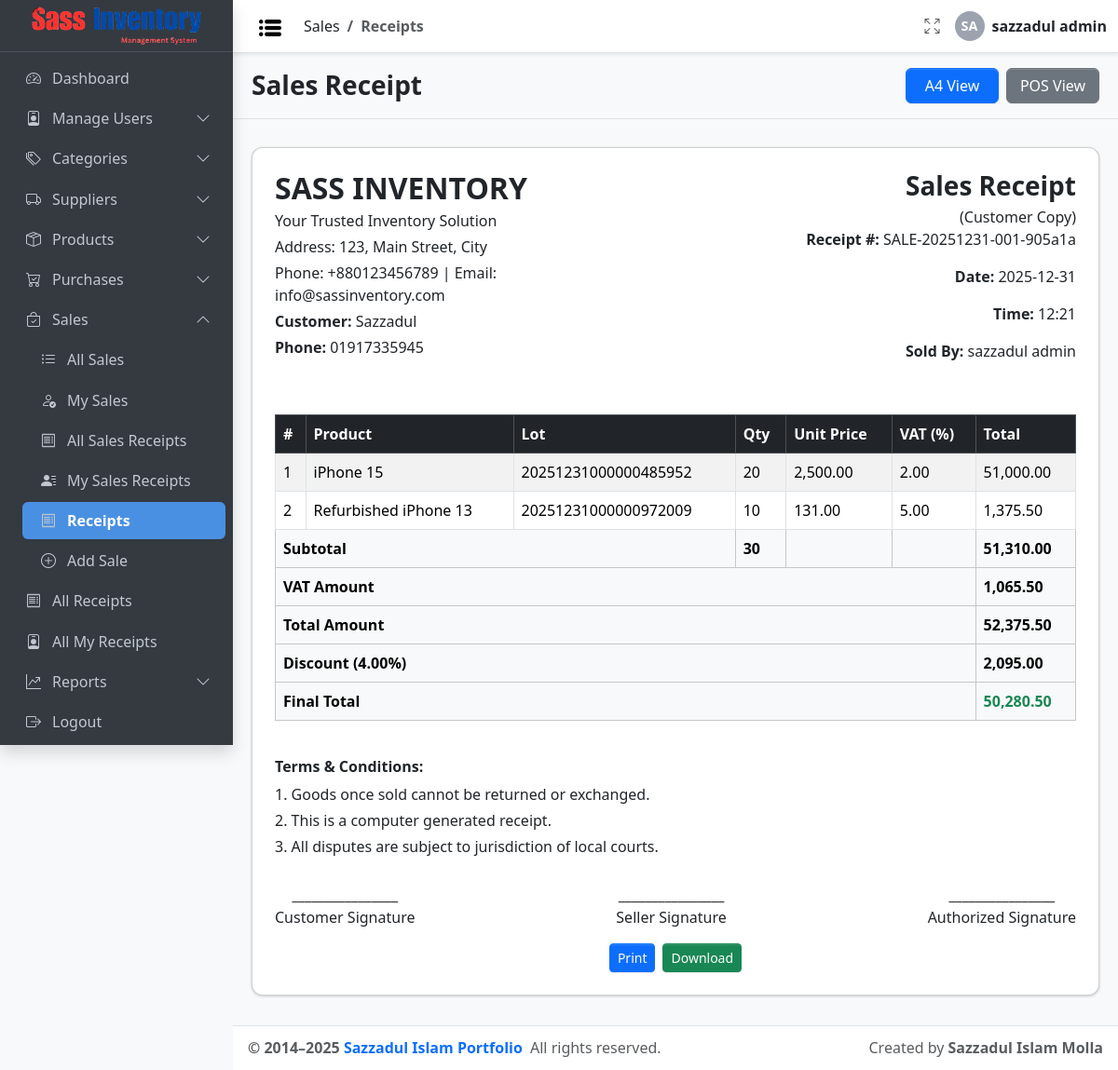
The app's page /sales/receipt.php?id=57 (signed in) with its own data.
### tables this page shows
CREATE TABLE `sale` (
  `id` int(11) NOT NULL,
  `product_id` int(11) NOT NULL,
  `lot` varchar(50) DEFAULT NULL,
  `quantity` int(11) NOT NULL,
  `sale_price` decimal(10,2) DEFAULT NULL,
  `vat_percent` decimal(5,2) DEFAULT 0.00,
  `sale_date` date DEFAULT curdate(),
  `created_at` timestamp NOT NULL DEFAULT current_timestamp(),
  `updated_at` timestamp NOT NULL DEFAULT current_timestamp() COMMENT 'Auto-update on record change',
  `receipt_id` int(11) DEFAULT NULL,
  `sold_by` int(11) NOT NULL COMMENT 'FK to user.id',
  `buyer_name` varchar(100) DEFAULT NULL,
  `buyer_phone` varchar(20) DEFAULT NULL
);

CREATE TABLE `receipt` (
  `id` int(11) NOT NULL,
  `receipt_number` varchar(50) NOT NULL,
  `type` enum('purchase','sale') NOT NULL,
  `total_amount` decimal(12,2) NOT NULL DEFAULT 0.00,
  `discount_value` decimal(12,2) DEFAULT 0.00,
  `created_by` int(11) NOT NULL,
  `created_at` timestamp NOT NULL DEFAULT current_timestamp(),
  `updated_at` timestamp NOT NULL DEFAULT current_timestamp() ON UPDATE current_timestamp()
);

CREATE TABLE `user` (
  `id` int(11) NOT NULL,
  `username` varchar(100) NOT NULL,
  `password` text DEFAULT NULL COMMENT 'Password must be hashed',
  `email` varchar(100) DEFAULT NULL,
  `role_id` int(11) NOT NULL COMMENT 'FK to role.id',
  `created_at` timestamp NOT NULL DEFAULT current_timestamp(),
  `updated_at` timestamp NOT NULL DEFAULT current_timestamp() COMMENT 'Auto-update on record change'
);

CREATE TABLE `product` (
  `id` int(11) NOT NULL,
  `name` varchar(100) NOT NULL,
  `sku` varchar(50) NOT NULL,
  `status` enum('active','inactive') NOT NULL DEFAULT 'active',
  `category_id` int(11) DEFAULT NULL COMMENT 'Nullable — ON DELETE SET NULL',
  `subcategory_id` int(11) DEFAULT NULL,
  `supplier_id` int(11) DEFAULT NULL COMMENT 'Nullable — ON DELETE SET NULL',
  `cost_price` decimal(10,2) NOT NULL,
  `selling_price` decimal(10,2) NOT NULL,
  `vat` decimal(5,2) NOT NULL DEFAULT 0.00,
  `price` decimal(10,2) NOT NULL,
  `quantity_in_stock` int(11) DEFAULT 0,
  `low_stock_limit` int(11) DEFAULT NULL,
  `description` text DEFAULT NULL,
  `image` varchar(255) DEFAULT NULL,
  `created_at` timestamp NOT NULL DEFAULT current_timestamp(),
  `updated_at` timestamp NOT NULL DEFAULT current_timestamp() COMMENT 'Auto-update on record change'
);

### config/db_config.php (called while the page is built, shortened)
<?php
$Project_URL = "http://localhost/Sass_Inventory_Management/";

### sales/receipt.php (the view, shortened to what this page needs)
<?php
include_once __DIR__ . '/../config/auth_guard.php';
?>
<!doctype html>
<html lang="en">
<head>
  <link rel="stylesheet"
    href="https://cdn.jsdelivr.net/npm/@fontsource/source-sans-3@5.0.12/index.css"
    media="print" onload="this.media='all'" />
  <link rel="stylesheet" href="https://cdn.jsdelivr.net/npm/bootstrap-icons@1.13.1/font/bootstrap-icons.min.css" />
  <link rel="stylesheet" href="https://cdn.jsdelivr.net/npm/bootstrap@5.3.7/dist/css/bootstrap.min.css">
  <link rel="stylesheet" href="<?= $Project_URL ?>/css/adminlte.css" />
</head>
<?php
$receiptId = isset($_GET['id']) ? intval($_GET['id']) : 0;
$conn = connectDB();
$stmt = $conn->prepare("
    SELECT r.*, u.username AS seller_name
    FROM receipt r
    LEFT JOIN user u ON r.created_by = u.id
    WHERE r.id = ?
");
$stmt->bind_param("i", $receiptId);
$stmt->execute();
$receipt = $stmt->get_result()->fetch_assoc();
$stmt = $conn->prepare("
    SELECT
        s.*,
        pr.name AS product_name,
        s.lot,
        s.quantity,
        s.sale_price,
        s.vat_percent,
        s.buyer_name,
        s.buyer_phone,
        s.sale_date
    FROM sale s
    LEFT JOIN product pr ON s.product_id = pr.id
    WHERE s.receipt_id = ?
    ORDER BY s.id ASC
");
$stmt->bind_param("i", $receiptId);
$stmt->execute();
$saleItems = $stmt->get_result()->fetch_all(MYSQLI_ASSOC);
$totalQty = 0;
$totalAmount = 0;
$totalVat = 0;
$subTotal = 0;
foreach ($saleItems as $item) {
  $qty = (int)$item['quantity'];
  $unitPrice = (float)$item['sale_price'];
  $vatPercent = (float)($item['vat_percent'] ?? 0);
  $itemSubtotal = $qty * $unitPrice;
  $itemVat = $itemSubtotal * ($vatPercent / 100);
  $itemTotal = $itemSubtotal + $itemVat;
  $totalQty += $qty;
  $subTotal += $itemSubtotal;
  $totalVat += $itemVat;
  $totalAmount += $itemTotal;
}
$discountValue = floatval($receipt['discount_value'] ?? 0);
$finalTotal = $totalAmount - $discountValue;
$buyerName = $saleItems[0]['buyer_name'] ?? '';
$buyerPhone = $saleItems[0]['buyer_phone'] ?? '';
$saleDate = $saleItems[0]['sale_date'] ?? $receipt['created_at'];
?>
<body class="layout-fixed sidebar-expand-lg bg-body-tertiary">
  <div class="app-wrapper">
    <?php include_once '../Inc/Navbar.php'; ?>
    <?php include_once '../Inc/Sidebar.php'; ?>
    <main class="app-main">
      <div class="app-content-header py-3 border-bottom">
        <div class="container-fluid d-flex justify-content-between align-items-center flex-wrap">
          <h3 class="mb-0" style="font-weight: 800;">Sales Receipt</h3>
          <div class="d-flex gap-2">
            <button id="btnA4" class="btn btn-primary" style="width: 100px;">A4 View</button>
            <button id="btnPOS" class="btn btn-secondary" style="width: 100px;">POS View</button>
          </div>
        </div>
      </div>
      <div id="a4View" class="card p-4">
        <div class="row mb-4">
          <div class="col-md-6">
            <h2 class="fw-bold mb-1"><?= strtoupper($Project_Name ?? 'Sass Inventory') ?></h2>
            <p class="mb-1">Your Trusted Inventory Solution</p>
            <p class="mb-1">Address: 123, Main Street, City</p>
            <p class="mb-1">Phone: +880123456789 | Email: info@sassinventory.com</p>
            <p class="mb-1"><strong>Customer:</strong> <?= htmlspecialchars($buyerName) ?></p>
            <?php if (!empty($buyerPhone)): ?>
              <p class="mb-1"><strong>Phone:</strong> <?= htmlspecialchars($buyerPhone) ?></p>
            <?php endif; ?>
          </div>
          <div class="col-md-6 text-md-end">
            <h3 class="fw-bold mb-1">Sales Receipt</h3>
            <p class="mb-0">(Customer Copy)</p>
            <p><strong>Receipt #:</strong> <?= htmlspecialchars($receipt['receipt_number']) ?></p>
            <p><strong>Date:</strong> <?= date('Y-m-d', strtotime($saleDate)) ?></p>
            <p><strong>Time:</strong> <?= date('H:i', strtotime($receipt['created_at'])) ?></p>
            <p><strong>Sold By:</strong> <?= htmlspecialchars($receipt['seller_name']) ?></p>
          </div>
        </div>
        <table class="table table-bordered table-striped mt-3">
          <thead class="table-dark">
            <tr>
              <th>#</th>
              <th>Product</th>
              <th>Lot</th>
              <th>Qty</th>
              <th>Unit Price</th>
              <th>VAT (%)</th>
              <th>Total</th>
            </tr>
          </thead>
          <tbody>
            <?php foreach ($saleItems as $index => $item):
              $qty = (int)$item['quantity'];
              $unitPrice = (float)$item['sale_price'];
              $vatPercent = (float)($item['vat_percent'] ?? 0);
              $itemSubtotal = $qty * $unitPrice;
              $itemVat = $itemSubtotal * ($vatPercent / 100);
              $itemTotal = $itemSubtotal + $itemVat;
            ?>
              <tr>
                <td><?= $index + 1 ?></td>
                <td><?= htmlspecialchars($item['product_name']) ?></td>
                <td><?= htmlspecialchars($item['lot']) ?></td>
                <td><?= $qty ?></td>
                <td><?= number_format($unitPrice, 2) ?></td>
                <td><?= number_format($vatPercent, 2) ?></td>
                <td><?= number_format($itemTotal, 2) ?></td>
              </tr>
            <?php endforeach; ?>
          </tbody>
          <tfoot class="table-light">
            <tr>
              <th colspan="3">Subtotal</th>
              <th><?= $totalQty ?></th>
              <th></th>
              <th></th>
              <th><?= number_format($subTotal, 2) ?></th>
            </tr>
            <tr>
              <th colspan="6">VAT Amount</th>
              <th><?= number_format($totalVat, 2) ?></th>
            </tr>
            <tr>
              <th colspan="6">Total Amount</th>
              <th><?= number_format($totalAmount, 2) ?></th>
            </tr>
            <tr>
              <th colspan="6">Discount
                (<?php
                  if ($totalAmount > 0):
                    echo number_format(($discountValue / $totalAmount) * 100, 2) . '%';
                  else:
                    echo '0%';
                  endif;
                  ?>)
              </th>
              <th><?= number_format($discountValue, 2) ?></th>
            </tr>
            <tr>
              <th colspan="6">Final Total</th>
              <th class="text-success"><?= number_format($finalTotal, 2) ?></th>
            </tr>
          </tfoot>
        </table>
        <div class="mt-4">
          <h6>Terms & Conditions:</h6>
          <p class="mb-1">1. Goods once sold cannot be returned or exchanged.</p>
          <p class="mb-1">2. This is a computer generated receipt.</p>
          <p class="mb-1">3. All disputes are subject to jurisdiction of local courts.</p>
        </div>
        <div class="signature mt-4">
          <div>________________<br>Customer Signature</div>
          <div>________________<br>Seller Signature</div>
          <div>________________<br>Authorized Signature</div>
        </div>
        <div class="mt-3 d-flex justify-content-center gap-2">
          <button class="btn btn-primary btn-sm" onclick="window.print()">Print</button>
          <button class="btn btn-success btn-sm" onclick="downloadPDF('a4View')">Download</button>
        </div>
      </div>
    </main>
    <?php include_once '../Inc/Footer.php'; ?>
  </div>
</body>
</html>

### sales/receipt.php (style rules this page uses)
.card { border-radius: 12px; margin: 20px; margin-top: 30px; padding: 20px; margin-bottom: 20px; }
.table td, .table th { vertical-align: middle; }
h4, h5, h6 { font-weight: 700; }
.signature { margin-top: 30px; display: flex; justify-content: space-between; }
.signature div { text-align: center; }

### records on screen
sale: buyer_name "Sazzadul", buyer_phone "01917335945", sale_date "2025-12-31", product.name "iPhone 15", lot "20251231000000485952", quantity "20", sale_price "2,500.00", vat_percent "2.00", itemTotal "51,000.00"
receipt: receipt_number "SALE-20251231-001-905a1a", created_at "12:21", created_by.username "sazzadul admin", ($discountValue/$totalAmount)*100 "4.00", discount_value "2,095.00", discount_value "50,280.50"
sale: product.name "Refurbished iPhone 13", lot "20251231000000972009", quantity "10", sale_price "131.00", vat_percent "5.00", itemTotal "1,375.50"

### other values on screen
$parentTitle "Sales"
$childTitle "Receipts"
$initials "SA"
$_SESSION['username'] "sazzadul admin"
$menu['title'] "Dashboard"
$menu['title'] "Manage Users"
$menu['title'] "Categories"
$menu['title'] "Suppliers"
$menu['title'] "Products"
$menu['title'] "Purchases"
$menu['title'] "Sales"
$sub['title'] "All Sales"
$sub['title'] "My Sales"
$sub['title'] "All Sales Receipts"
$sub['title'] "My Sales Receipts"
